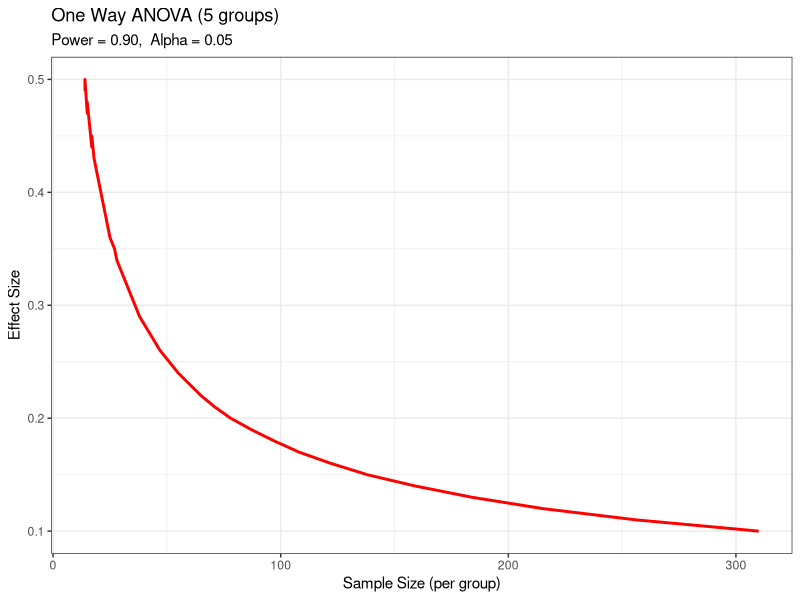
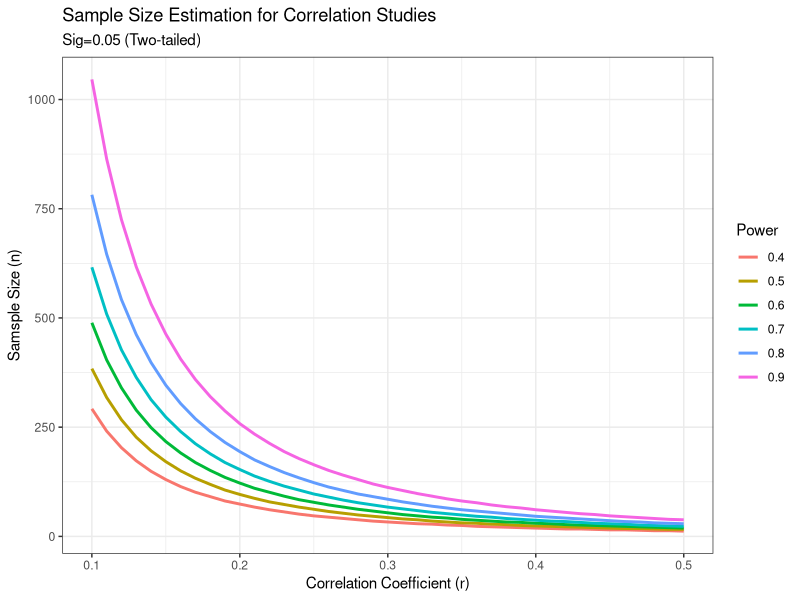

Write R code to recreate these figures, in order.
#-------------------------------------------------------------------#
# R in Action (3rd ed): Chapter 10                                  #
# Power analysis                                                    #
# requires the pwr and ggplot2 packages                             #
# install.packages(c("pwr", "ggplot2"))                             #
#-------------------------------------------------------------------#

# t-tests
library(pwr)
pwr.t.test(d=.8, sig.level=.05, power=.9, type="two.sample",         
           alternative="two.sided")
pwr.t.test(n=20, d=.5, sig.level=.01, type="two.sample", 
           alternative="two.sided")

# ANOVA
pwr.anova.test(k=5, f=.25, sig.level=.05, power=.8)

# correlations
pwr.r.test(r=.25, sig.level=.05, power=.90, alternative="greater")

# linear models
pwr.f2.test(u=3, f2=0.0769, sig.level=0.05, power=0.90)

# tests of proportions
pwr.2p.test(h=ES.h(.65, .6), sig.level=.05, power=.9, 
            alternative="greater")

# chi-square tests
prob <- matrix(c(.42, .28, .03, .07, .10, .10), byrow=TRUE, nrow=3)
ES.w2(prob)
pwr.chisq.test(w=.1853, df=2, sig.level=.05, power=.9)

# Listing 10.1 Sample sizes for detecting significant effects in a one-way ANOVA
library(pwr)
es <- seq(.1, .5, .01)                                               
nes <- length(es)

samsize <- NULL                                                      
for (i in 1:nes){                                                    
  result <- pwr.anova.test(k=5, f=es[i], sig.level=.05, power=.9)  
  samsize[i] <- ceiling(result$n)                                  
}                                                                    

plotdata <- data.frame(es, samsize)
library(ggplot2)
ggplot(plotdata, aes(x=samsize, y=es)) +
  geom_line(color="red", size=1) +
  theme_bw() +
  labs(title="One Way ANOVA (5 groups)",
       subtitle="Power = 0.90,  Alpha = 0.05",
       x="Sample Size (per group)",
       y="Effect Size") 

# Listing 10.2 Sample size curves for detecting correlations of various sizes
library(pwr)
r <- seq(.1,.5,.01)                                         
p <- seq(.4,.9,.1)                                        

df <- expand.grid(r, p)
colnames(df) <- c("r", "p")

for (i in 1:nrow(df)){                                       
  result <- pwr.r.test(r = df$r[i],
                       sig.level = .05, power = df$p[i],
                       alternative = "two.sided")
  df$n[i] <- ceiling(result$n)
}

library(ggplot2)                                             
ggplot(data=df,
       aes(x=r, y=n, color=factor(p))) +
  geom_line(size=1) +
  theme_bw() +
  labs(title="Sample Size Estimation for Correlation Studies",
       subtitle="Sig=0.05 (Two-tailed)",
       x="Correlation Coefficient (r)",
       y="Samsple Size (n)",
       color="Power")
